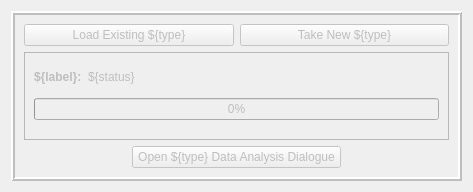
<?xml version="1.0" encoding="UTF-8"?>
<ui version="4.0">
 <class>Form</class>
 <widget class="QWidget" name="Form">
  <property name="geometry">
   <rect>
    <x>0</x>
    <y>0</y>
    <width>473</width>
    <height>192</height>
   </rect>
  </property>
  <property name="windowTitle">
   <string>Form</string>
  </property>
  <layout class="QGridLayout" name="gridLayout">
   <item row="1" column="0">
    <widget class="QFrame" name="frame">
     <property name="enabled">
      <bool>false</bool>
     </property>
     <property name="accessibleName">
      <string>${boxName}</string>
     </property>
     <property name="frameShape">
      <enum>QFrame::Box</enum>
     </property>
     <property name="frameShadow">
      <enum>QFrame::Raised</enum>
     </property>
     <property name="lineWidth">
      <number>2</number>
     </property>
     <layout class="QGridLayout" name="gridLayout_2">
      <item row="0" column="0" colspan="2">
       <widget class="QPushButton" name="pushButton">
        <property name="accessibleName">
         <string>${loadButtonName}</string>
        </property>
        <property name="text">
         <string>Load Existing ${type}</string>
        </property>
       </widget>
      </item>
      <item row="0" column="2" colspan="2">
       <widget class="QPushButton" name="cmSelectButton">
        <property name="enabled">
         <bool>false</bool>
        </property>
        <property name="accessibleName">
         <string>${newButtonName}</string>
        </property>
        <property name="text">
         <string>Take New ${type}</string>
        </property>
        <property name="checked">
         <bool>false</bool>
        </property>
       </widget>
      </item>
      <item row="4" column="1" colspan="2">
       <widget class="QPushButton" name="pushButton_2">
        <property name="enabled">
         <bool>false</bool>
        </property>
        <property name="accessibleName">
         <string>${dataButtonName}</string>
        </property>
        <property name="text">
         <string>Open ${type} Data Analysis Dialogue</string>
        </property>
       </widget>
      </item>
      <item row="2" column="0" colspan="4">
       <widget class="QFrame" name="cmSelectionFrame">
        <property name="enabled">
         <bool>false</bool>
        </property>
        <property name="sizePolicy">
         <sizepolicy hsizetype="Preferred" vsizetype="Preferred">
          <horstretch>0</horstretch>
          <verstretch>0</verstretch>
         </sizepolicy>
        </property>
        <property name="autoFillBackground">
         <bool>true</bool>
        </property>
        <property name="frameShape">
         <enum>QFrame::StyledPanel</enum>
        </property>
        <property name="frameShadow">
         <enum>QFrame::Raised</enum>
        </property>
        <layout class="QGridLayout" name="gridLayout_3">
         <item row="0" column="0">
          <widget class="QLabel" name="selectorLabel">
           <property name="enabled">
            <bool>false</bool>
           </property>
           <property name="sizePolicy">
            <sizepolicy hsizetype="Fixed" vsizetype="Fixed">
             <horstretch>0</horstretch>
             <verstretch>0</verstretch>
            </sizepolicy>
           </property>
           <property name="font">
            <font>
             <weight>75</weight>
             <bold>true</bold>
            </font>
           </property>
           <property name="toolTip">
            <string>CMs where cavities are deselected or not at ops max will appear with an asterisk (*)</string>
           </property>
           <property name="text">
            <string>${label}:</string>
           </property>
           <property name="alignment">
            <set>Qt::AlignLeading|Qt::AlignLeft|Qt::AlignVCenter</set>
           </property>
           <property name="wordWrap">
            <bool>false</bool>
           </property>
           <property name="textInteractionFlags">
            <set>Qt::LinksAccessibleByMouse|Qt::TextSelectableByMouse</set>
           </property>
          </widget>
         </item>
         <item row="0" column="1">
          <widget class="QLabel" name="selectionOutput">
           <property name="enabled">
            <bool>false</bool>
           </property>
           <property name="sizePolicy">
            <sizepolicy hsizetype="Preferred" vsizetype="Minimum">
             <horstretch>0</horstretch>
             <verstretch>0</verstretch>
            </sizepolicy>
           </property>
           <property name="palette">
            <palette>
             <active>
              <colorrole role="WindowText">
               <brush brushstyle="SolidPattern">
                <color alpha="255">
                 <red>252</red>
                 <green>1</green>
                 <blue>7</blue>
                </color>
               </brush>
              </colorrole>
             </active>
             <inactive>
              <colorrole role="WindowText">
               <brush brushstyle="SolidPattern">
                <color alpha="255">
                 <red>252</red>
                 <green>1</green>
                 <blue>7</blue>
                </color>
               </brush>
              </colorrole>
             </inactive>
             <disabled>
              <colorrole role="WindowText">
               <brush brushstyle="SolidPattern">
                <color alpha="255">
                 <red>127</red>
                 <green>127</green>
                 <blue>127</blue>
                </color>
               </brush>
              </colorrole>
             </disabled>
            </palette>
           </property>
           <property name="toolTip">
            <string>CMs where cavities are deselected or not at ops max will appear with an asterisk (*)</string>
           </property>
           <property name="accessibleName">
            <string>${labelName}</string>
           </property>
           <property name="text">
            <string>${status}</string>
           </property>
           <property name="wordWrap">
            <bool>true</bool>
           </property>
           <property name="textInteractionFlags">
            <set>Qt::LinksAccessibleByMouse|Qt::TextSelectableByMouse</set>
           </property>
          </widget>
         </item>
         <item row="1" column="0" colspan="2">
          <widget class="QProgressBar" name="progressBar">
           <property name="sizePolicy">
            <sizepolicy hsizetype="Expanding" vsizetype="Fixed">
             <horstretch>0</horstretch>
             <verstretch>0</verstretch>
            </sizepolicy>
           </property>
           <property name="value">
            <number>0</number>
           </property>
          </widget>
         </item>
        </layout>
       </widget>
      </item>
     </layout>
    </widget>
   </item>
  </layout>
 </widget>
 <resources/>
 <connections/>
</ui>
